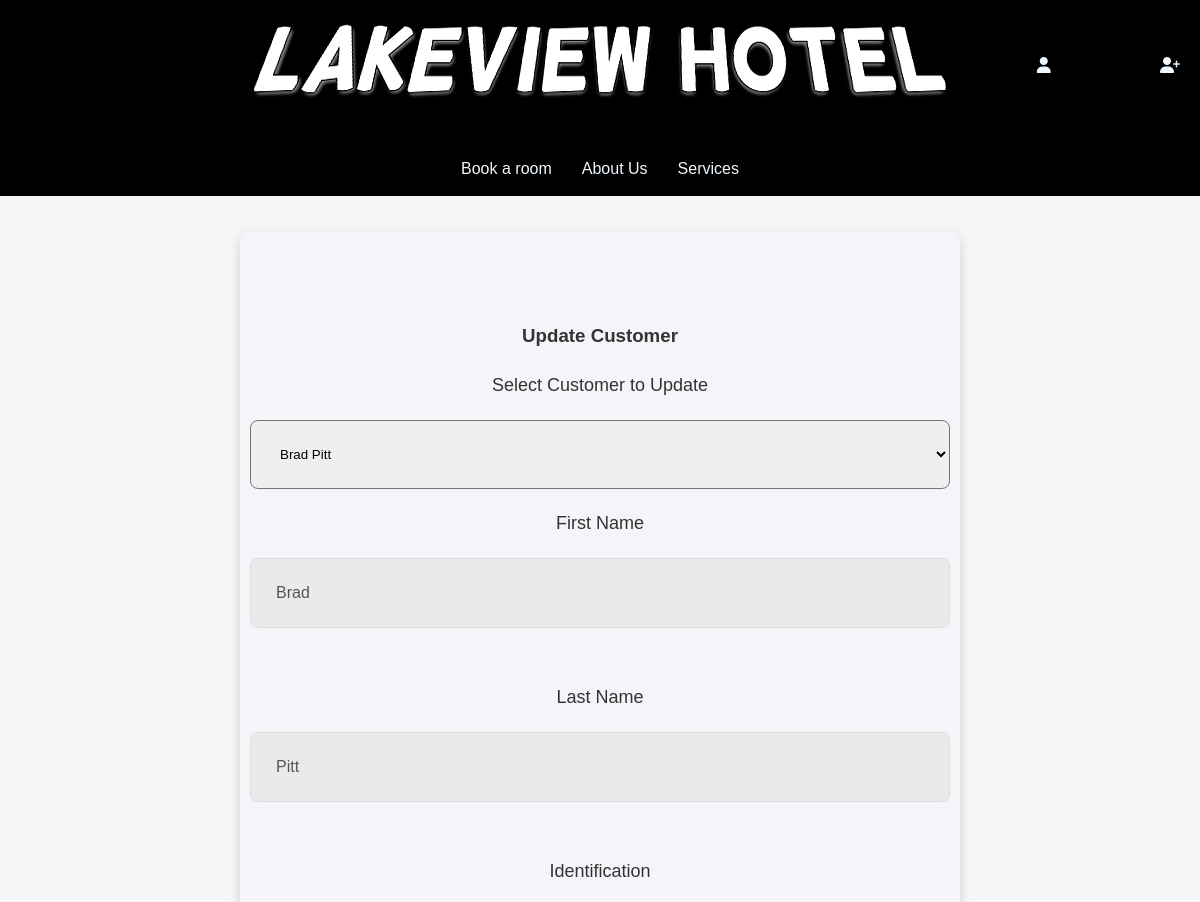
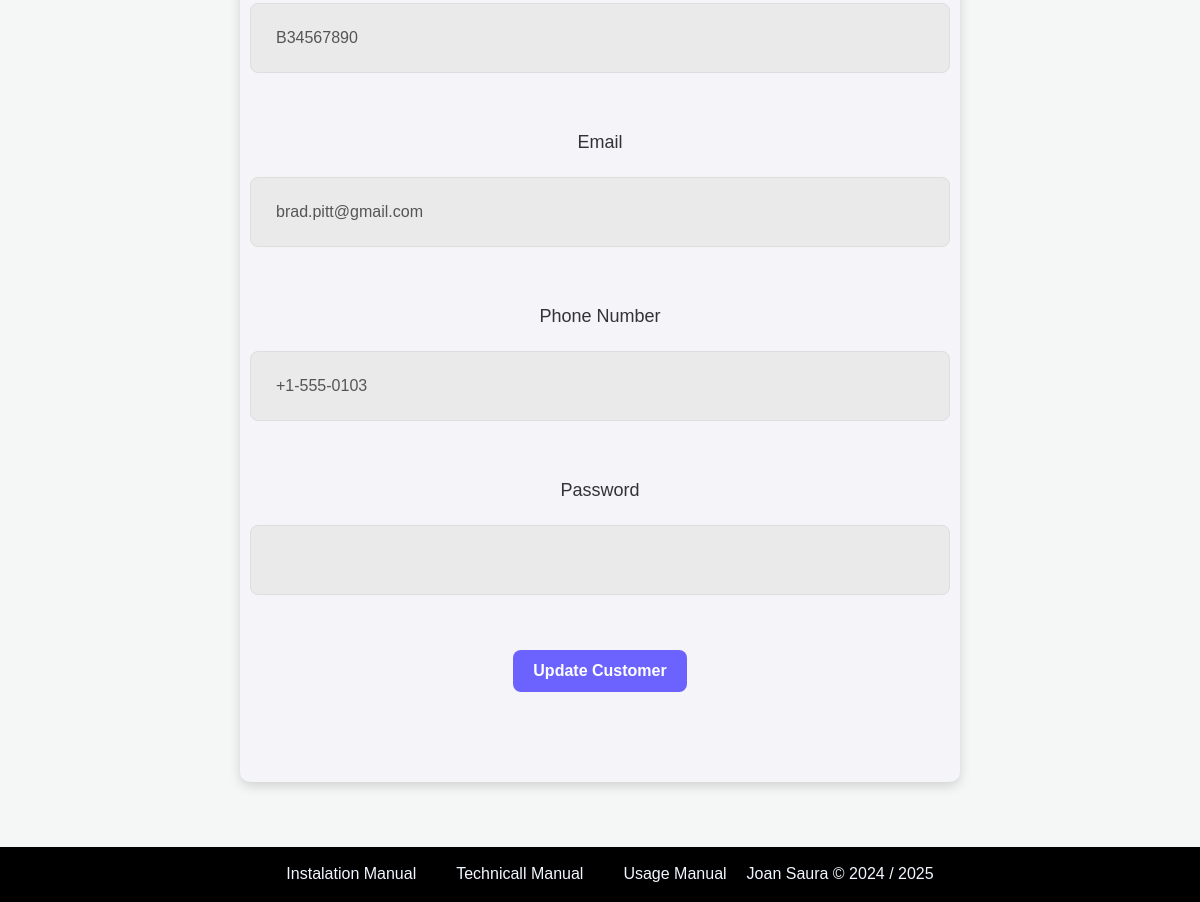
Screenshot of /files/forms/customers/update_customer_form.php?client-id=3 with the database file from the repository (2 pictures, top to bottom).
### tables this page shows
CREATE TABLE IF NOT EXISTS `071_customers` (
  `client_id` int(11) NOT NULL AUTO_INCREMENT,
  `client_first_name` varchar(50) NOT NULL,
  `client_last_name` varchar(50) NOT NULL,
  `client_identification` varchar(20) NOT NULL,
  `client_email` varchar(100) NOT NULL,
  `client_phone_number` varchar(15) DEFAULT NULL,
  `client_password` varchar(100) DEFAULT NULL,
  `customer_rol` enum('guest','admin') DEFAULT 'guest',
  PRIMARY KEY (`client_id`)
);

### files/forms/customers/update_customer_form.php (the view, shortened to what this page needs)
<?php
$root = $_SERVER['DOCUMENT_ROOT'];
include($root . '/student071/dwes/files/common-files/db_connection.php');
$selectedClientId = isset($_GET['client-id']) ? intval($_GET['client-id']) : null;
$firstName = $lastName = $identification = $email = $phoneNumber = $password = '';
$sqlCustomers = "SELECT client_id, client_first_name, client_last_name, client_identification, client_email, client_phone_number
                 FROM 071_customers;";
$resultCustomers = mysqli_query($conn, $sqlCustomers);
if ($selectedClientId) {
    $sqlSelectedCustomer = "SELECT client_first_name, client_last_name, client_identification, client_email, client_phone_number
                            FROM 071_customers WHERE client_id = $selectedClientId;";
    $resultSelectedCustomer = mysqli_query($conn, $sqlSelectedCustomer);
    if ($resultSelectedCustomer && mysqli_num_rows($resultSelectedCustomer) > 0) {
        $selectedCustomer = mysqli_fetch_assoc($resultSelectedCustomer);
        $firstName = $selectedCustomer['client_first_name'];
        $lastName = $selectedCustomer['client_last_name'];
        $identification = $selectedCustomer['client_identification'];
        $email = $selectedCustomer['client_email'];
        $phoneNumber = $selectedCustomer['client_phone_number'];
    }
}
?>
<?php include($root . '/student071/dwes/files/common-files/header.php'); ?>
<section id="container-form">
    <form class="login-form" id="update-customer-form" action="/student071/dwes/files/querys/customers/update_customers.php" method="POST">
        <h3>Update Customer</h3>
        <label for="customer-select">Select Customer to Update</label>
        <select name="client-id" id="customer-select" required onchange="populateCustomerDetails(this.value)">
            <?php while ($customer = mysqli_fetch_assoc($resultCustomers)) {
                $isSelected = ($selectedClientId === intval($customer['client_id'])) ? 'selected' : '';
            ?>
                <option value="<?php echo intval($customer['client_id']); ?>"
                        data-first-name="<?php echo htmlspecialchars($customer['client_first_name']); ?>"
                        data-last-name="<?php echo htmlspecialchars($customer['client_last_name']); ?>"
                        data-identification="<?php echo htmlspecialchars($customer['client_identification']); ?>"
                        data-email="<?php echo htmlspecialchars($customer['client_email']); ?>"
                        data-phone="<?php echo htmlspecialchars($customer['client_phone_number']); ?>"
                        <?php echo $isSelected; ?>>
                    <?php echo htmlspecialchars($customer['client_first_name'] . ' ' . $customer['client_last_name']); ?>
                </option>
            <?php } ?>
        </select>
        <label for="first-name-input">First Name</label>
        <input type="text" name="first-name" id="first-name-input" value="<?php echo htmlspecialchars($firstName); ?>" required>
        <label for="last-name-input">Last Name</label>
        <input type="text" name="last-name" id="last-name-input" value="<?php echo htmlspecialchars($lastName); ?>" required>
        <label for="identification-input">Identification</label>
        <input type="text" name="identification" id="identification-input" value="<?php echo htmlspecialchars($identification); ?>" required>
        <label for="email-input">Email</label>
        <input type="email" name="email" id="email-input" value="<?php echo htmlspecialchars($email); ?>" required>
        <label for="phone-input">Phone Number</label>
        <input type="text" name="phone" id="phone-input" value="<?php echo htmlspecialchars($phoneNumber); ?>" required>
        <label for="password">Password</label>
        <input type="password" name="c-password" id="password" required>
        <div class="submit-button">
            <input class="submit" type="submit" name="submit" value="Update Customer">
        </div>
    </form>
</section>
<?php include($root . '/student071/dwes/files/common-files/footer.php'); ?>

### css/style.css (style rules this page uses)
* { margin: 0; padding: 0; box-sizing: border-box; }
body { display: flex; flex-direction: column; min-height: 100vh; }

### css/manuals.css (style rules this page uses)
* { margin: 0; padding: 0; box-sizing: border-box; font-family: 'Arial', sans-serif; }
body { background-color: #f4f7f6; color: #333; line-height: 1.6; }
section { margin-bottom: 30px; }

### css/forms.css (style rules this page uses)
#container-form { display: flex; justify-content: center; align-items: center; }
.login-form { text-align: center; width:60%; margin: 35px auto; padding: 90px 10px; background-color: #f4f4f9; display: flex; flex-direction: column; gap: 20px; border-radius: 10px; box-shadow: 0 4px 12px rgba(0, 0, 0, 0.15); font-family: 'Segoe UI', Tahoma, Geneva, Verdana, sans-serif; }
.login-form > label { font-size: 18px; font-weight: 1200px; color: #333; }
.login-form > input { background-color: #eaeaea; padding: 25px; border: 1px solid #ddd; border-radius: 8px; font-size: 16px; color: #555; transition: all 0.3s ease; }
.login-form > select { padding: 25px; border-radius: 8px; transition: all 0.3s ease; }
.submit-button { display: flex; justify-content: center; }
.submit-button .submit { background-color: #6c63ff; color: #fff; padding: 12px 20px; border: none; border-radius: 8px; font-size: 16px; font-weight: 600; cursor: pointer; transition: background-color 0.3s ease; }
form { margin-top: 15px; }

### rows the page displays
071_customers: first-name "Brad", last-name "Pitt", identification "B34567890", email "brad.pitt@gmail.com", phone "+1-555-0103"

### other values shown
form field client-id "Brad Pitt"
